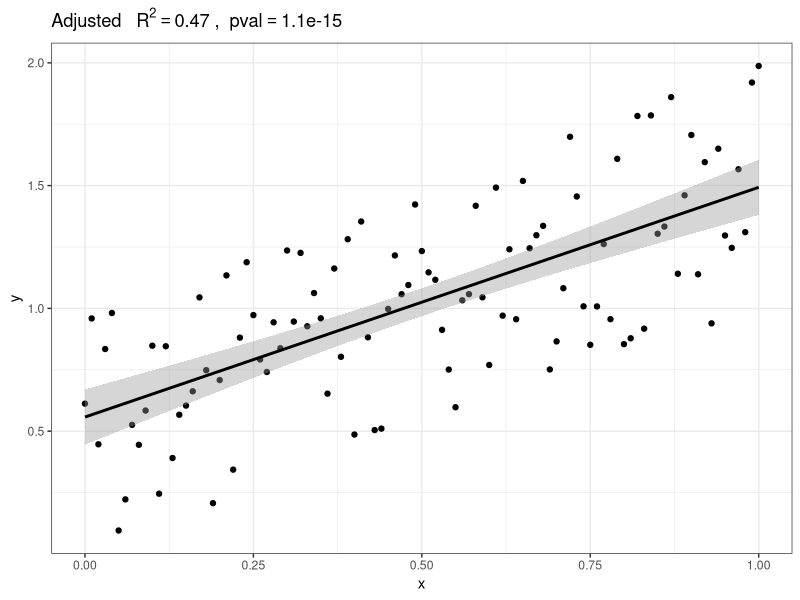

This chart was generated by the following R code:

require(ggplot2)

x <- seq(0,1,0.01)
y <- x + runif(length(x),0,1)

fit <- lm(y ~ x)


ggreg <- function(fit){
  rsquared <- signif(summary(fit)$adj.r.squared, 2)
  pval <- signif(summary(fit)$coef[2,4], 2)
  ggplot(fit$model, aes_string(x = names(fit$model)[2], y = names(fit$model)[1])) + 
    geom_point() + stat_smooth(method = "lm", col = "black") +theme_bw()+
    ggtitle(bquote(Adjusted~' '~R^{2}==.(rsquared)~', '~pval==.(pval)))  
}

ggreg(fit)

